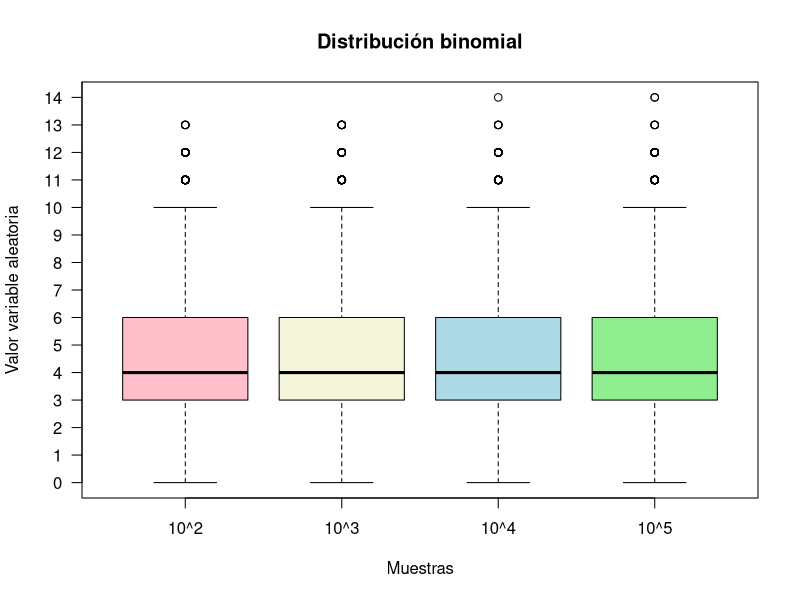
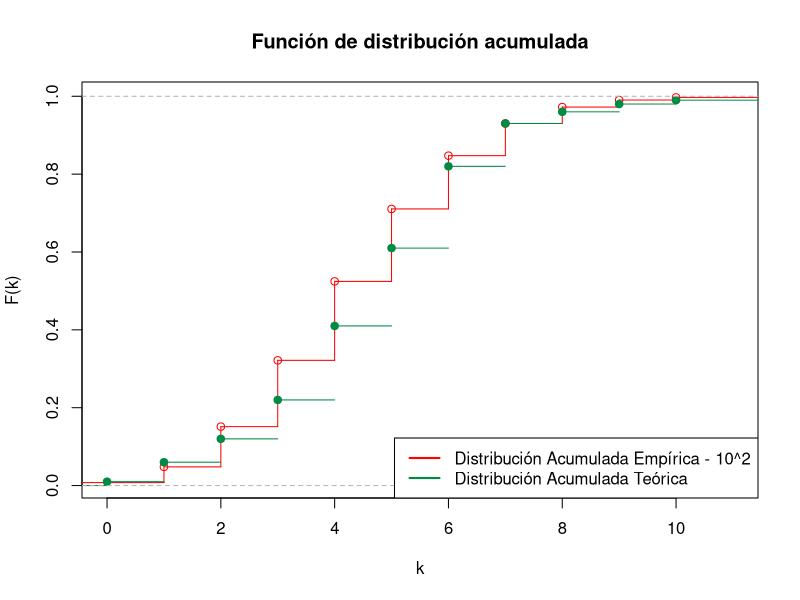
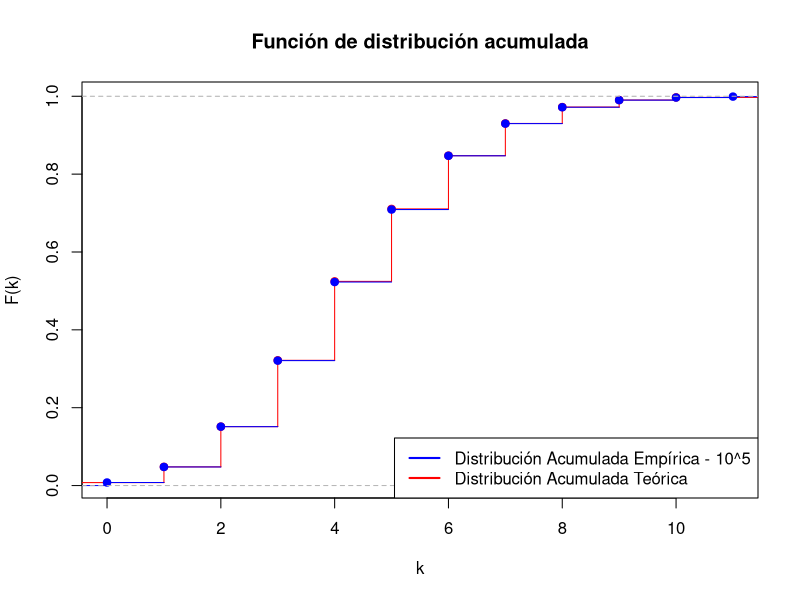
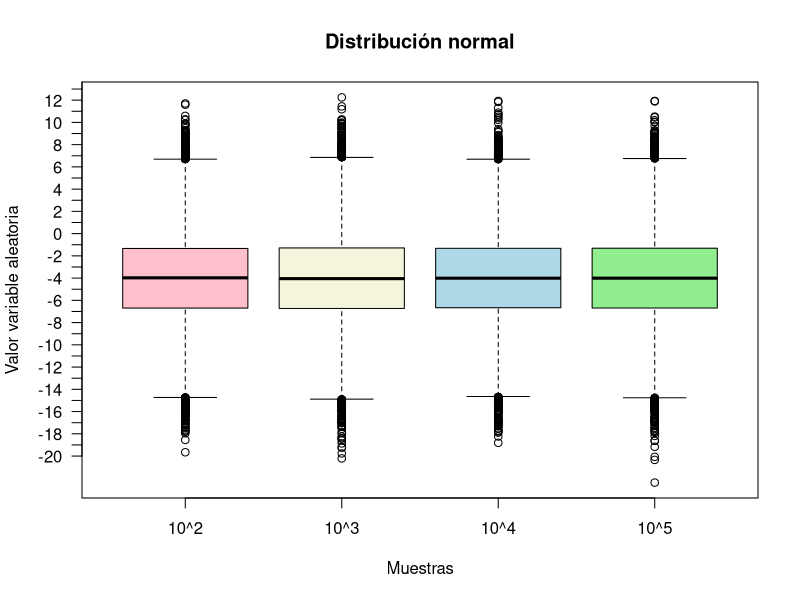
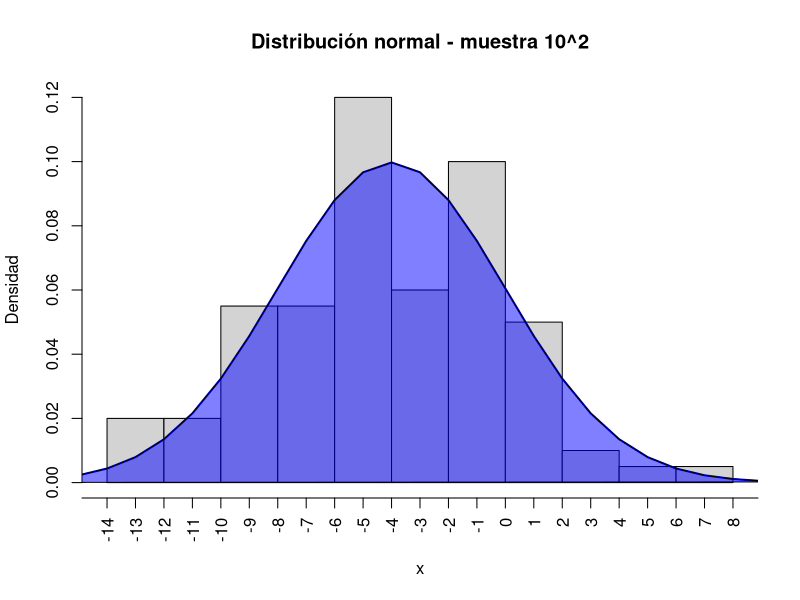
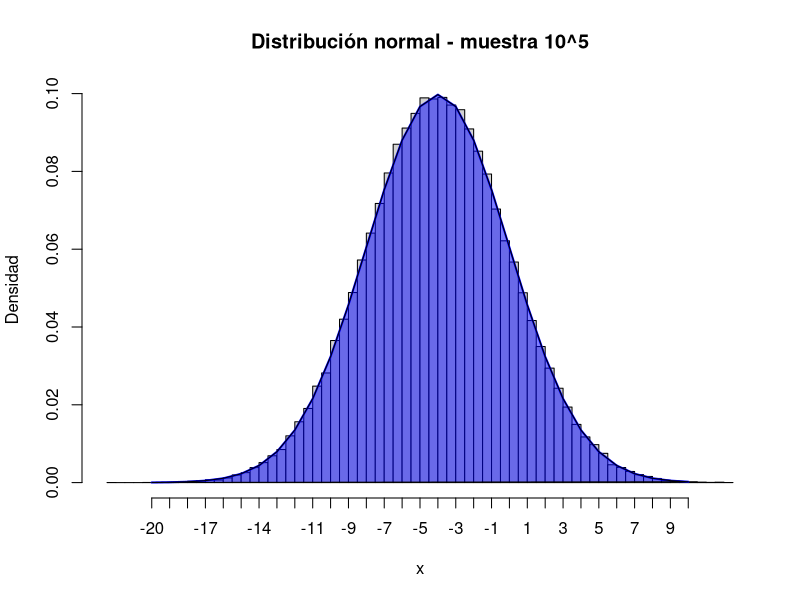

These charts were generated, in order, by the following R code:
# EJ 1
# distribución binoamial binomial (30 ,  0.15)
# n = 10 ^ (2 al 5)
# rbinom(
#       n,     Número de observaciones aleatorias a ser generadas
#       size,  Número de ensayos (> = 0)
#       prob)  La probabilidad de éxito en cada ensayo
a = rbinom(10^2,30, 0.15)
b = rbinom(10^3,30, 0.15)
c = rbinom(10^4,30, 0.15)
d = rbinom(10^5,30, 0.15)

randomValues <- c(a,b,c,d)

data <- data.frame(values =randomValues,
                   group = c("10^2","10^3","10^4","10^5"))

boxplot(values ~ group,
        data, 
        col = c("pink",
                "beige", 
                "lightblue", 
                "lightgreen"),
        main = "Distribución binomial",
        xlab = "Muestras",
        ylab = "Valor variable aleatoria",
        yaxt='n')
axis(2, at=seq(0, 30, 1),las=2)


# Esperanza Empírica
espA = mean(a)
espB = mean(b)
espC = mean(c)
espD = mean(d)

# Esperanza Teorica
espT = 30*0.15

# Varianza Empirica
varA = var(a)
varB = var(b)
varC = var(c)
varD = var(d)

# Varianza Teorica
varT = 30*0.15*0.85

# Función de distribución acumulada empirica
distA = ecdf(a)
distD = ecdf(d)

# Función de distribución teórica y empirica
plot(stepfun(c(1:10),pbinom(c(0,1:10),30,0.15)), 
     main = "Función de distribución acumulada", 
     xlab = "k",
     ylab = "F(k)",
     col="red")
lines(distA, col="springgreen4")
legend("bottomright", 
       legend = c("Distribución Acumulada Empírica - 10^2",
                  "Distribución Acumulada Teórica"),
       lty = 1, col = c("red","springgreen4"), lwd = 2, box.lty =1)

plot(stepfun(c(1:10),pbinom(c(0,1:10),30,0.15)), 
     main = "Función de distribución acumulada", 
     xlab = "k",
     ylab = "F(k)",
     col="red")
lines(distD, col="blue")
legend("bottomright", 
       legend = c("Distribución Acumulada Empírica - 10^5",
                  "Distribución Acumulada Teórica"),
       lty = 1, col = c("blue","red"), lwd = 2, box.lty =1)



# EJ 2
# Distribución Normal(-4,16)
# n = 10 ^ (2 al 5)

a = rnorm(10^2,-4, sqrt(16))
b = rnorm(10^3,-4, sqrt(16))
c = rnorm(10^4,-4, sqrt(16))
d = rnorm(10^5,-4, sqrt(16))

randomValues <- c(a,b,c,d)
data <- data.frame(values =randomValues,
                   group = c("10^2","10^3","10^4","10^5"))
# Explicar diferencia de los boxplots por funcionamiento de cajas
boxplot(values ~ group,
        data, 
        col = c("pink",
                "beige", 
                "lightblue", 
                "lightgreen"),
        main = "Distribución normal",
        xlab = "Muestras",
        ylab = "Valor variable aleatoria", 
        yaxt='n')
axis(2, at=seq(-20, 20, 1),las=2)

# Esperanza Teórica
espT = -4

# Varianza Teórica
varT = 16

# Esperanza Empírica
espA = mean(a)
espB = mean(b)
espC = mean(c)
espD = mean(d)

# Varianza Empirica
varA = var(a)
varB = var(b)
varC = var(c)
varD = var(d)

# Histogramas
x <- seq(-20, 10, 1)
hist(a, 
     main="Distribución normal - muestra 10^2",
     breaks = 10, 
     xaxt="n",
     ylab="Densidad",
     xlab="x",
     freq=FALSE)

lines(x, 
      dnorm(x, mean = -4, sd = 4), 
      col = "blue",
      lty = 1, 
      lwd = 2,
      xaxt="n")

polygon(x, 
        dnorm(x, mean = -4, sd = 4), 
        col = rgb(0, 0, 1, 
                  alpha = 0.5))
axis(1, 
     at=seq(-20, 10, 1),
     las=2)


hist(d, 
     main="Distribución normal - muestra 10^5",
     ylab="Densidad",
     xlab="x",
     breaks = 50,
     xaxt="n", 
     freq=FALSE)

lines(x, 
      dnorm(x, mean = -4, sd = 4), 
      col = "blue", 
      lty = 1, 
      lwd = 2, 
      xaxt="n")

polygon(x, 
        dnorm(x, mean = -4, sd = 4), 
        col = rgb(0, 0, 1, alpha = 0.5))

axis(1, at=seq(-20, 10, 1),las=1)

# EJ 3
# Distribución Normal(-4,16)
# PT 1) n = 10 ^ 3
a = rnorm(10^3,-4, sqrt(16)) 
# media empírica de a
muEmp = mean(a) 
# media teórica
muTeo = -4
#Desvión estandar teórica
desvTeo = sqrt(16)
# Valor estandarizado de mediana empíricia
medEsta = sqrt(1000) * ((muEmp - muTeo)/desvTeo)

# PT 2)
promEst <- 0
for(i in 1:500){
        promEst[i] <- sqrt(1000) * ((muEmp - muTeo)/desvTeo)
}

print(promEst)
